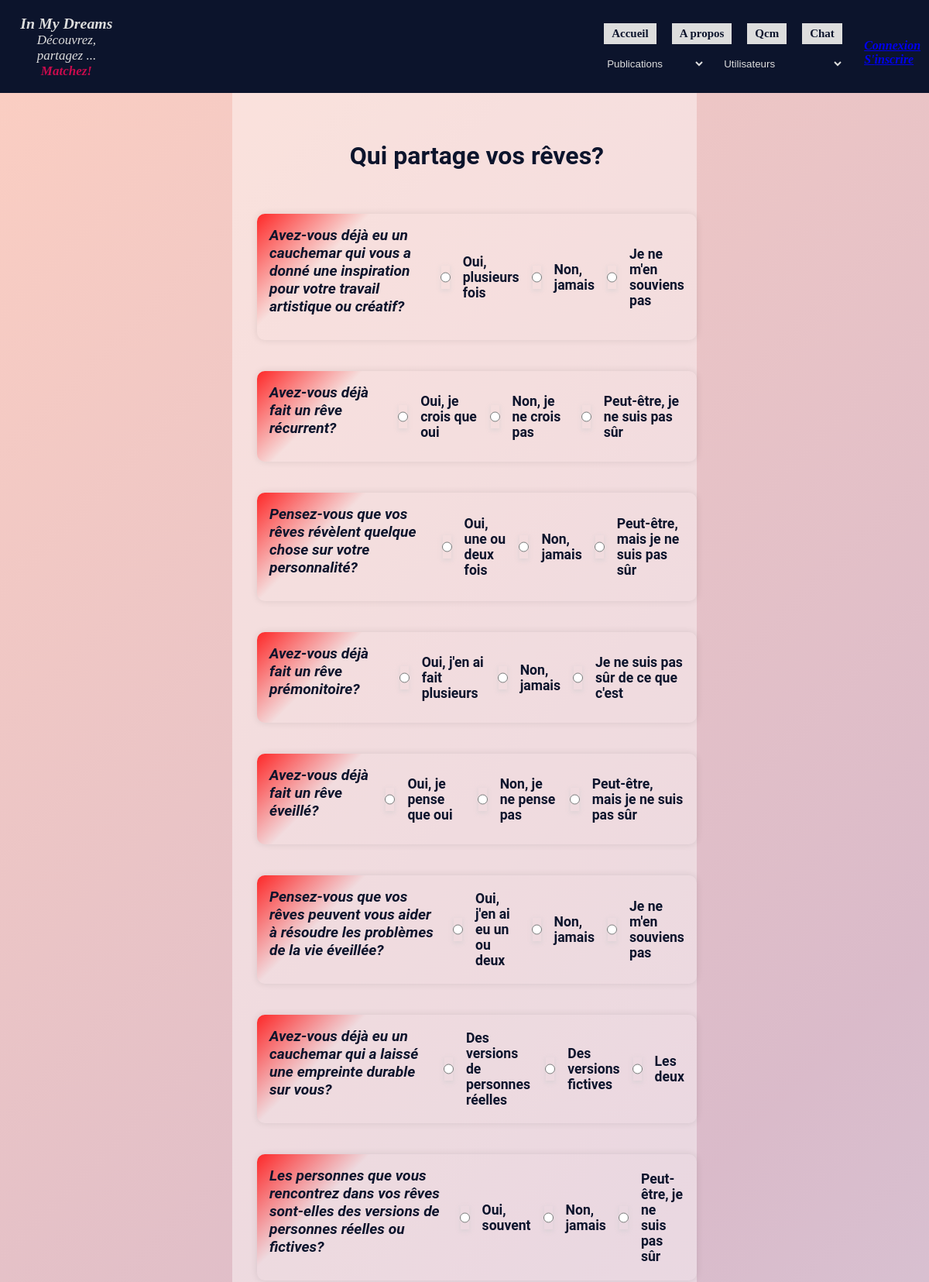
Screenshot of /index.php?page=qcm&action=view (upper part) with the database file from the repository.
### tables this page shows
CREATE TABLE `choix` (
  `id_choix` int(11) NOT NULL AUTO_INCREMENT,
  `Libelle_Choix` varchar(300) NOT NULL,
  `id_question` int(11) NOT NULL,
  PRIMARY KEY (`id_choix`),
  KEY `CHOIX_QUESTION_FK` (`id_question`),
  CONSTRAINT `CHOIX_QUESTION_FK` FOREIGN KEY (`id_question`) REFERENCES `question` (`id_question`)
);

CREATE TABLE `question` (
  `id_question` int(11) NOT NULL AUTO_INCREMENT,
  `Libelle_Question` varchar(500) NOT NULL,
  `id_qcm` int(11) NOT NULL,
  PRIMARY KEY (`id_question`),
  KEY `QUESTION_QCM_FK` (`id_qcm`),
  CONSTRAINT `QUESTION_QCM_FK` FOREIGN KEY (`id_qcm`) REFERENCES `qcm` (`id_qcm`)
);

### index.php (called while the page is built)
<?php
require_once 'routers.php';
?>

### dreams/models/Qcm.php (called while the page is built, shortened)
<?php
require_once  'Question.php';
require_once 'Choix.php';
class Qcm
{
private string $libelle_qcm;
private array $questions = [];
  public function __construct(int $id_qcm, string $libelle_qcm)
  {
    $this->libelle_qcm = $libelle_qcm;
  }
  public function getLibelleQcm(): string
  {
    return $this->libelle_qcm;
  }
  public function addQuestion(Question $question): void
  {
    $this->questions[] = $question;
  }
  public function getQuestions(): array
  {
    return $this->questions;
  }
}
?>

### dreams/models/Question.php (called while the page is built, shortened)
<?php
class Question
{
  private int $id_question;
  private string $libelle_question;
  private array $choix = [];
  public function __construct(int $id_question, string $libelle_question, int $id_qcm)
  {
    $this->id_question = $id_question;
    $this->libelle_question = $libelle_question;
  }
  public function getIdQuestion(): int
  {
    return $this->id_question;
  }
  public function getLibelleQuestion(): string
  {
    return $this->libelle_question;
  }
  public function addChoix(Choix $choix): void
  {
    $this->choix[] = $choix;
  }
  public function getChoix(): array
  {
    return $this->choix;
  }
}
?>

### dreams/dao/dao_qcm.php (called while the page is built, shortened)
<?php
require_once __DIR__ . '/../models/Qcm.php';
require_once __DIR__ . '/../models/Question.php';
require_once __DIR__ . '/../models/Choix.php';
function getQuestions() {
    $SQLQuery = 'SELECT c.id_choix, c.Libelle_Choix, c.id_question, q.Libelle_Question, q.id_qcm
    FROM CHOIX c
    JOIN QUESTION q ON c.id_question = q.id_question';
    $conn = getConnexion();
    $SQLStmt = $conn->prepare($SQLQuery);
    $SQLStmt->execute();
    $lesQuestions = array();
    foreach ($SQLStmt->fetchAll(PDO::FETCH_ASSOC) as $row) {
        $id_question = $row['id_question'];
        $libelle_question = $row['Libelle_Question'];
        if (!array_key_exists($id_question, $lesQuestions)) {
            $lesQuestions[$id_question] = new Question($id_question,$libelle_question, $row['id_qcm']);
        }
        $id_choix = $row['id_choix'];
        $libelle_choix = $row['Libelle_Choix'];
        $choix = new Choix($id_choix, $libelle_choix);
        $lesQuestions[$id_question]->addChoix($choix);
    }
    return $lesQuestions;
}
?>

### dreams/models/Choix.php (called while the page is built, shortened)
<?php
class Choix {
    private int $id_choix;
    private string $libelle_choix;
    public function __construct(int $id_choix, string $libelle_choix)
    {
        $this->id_choix = $id_choix;
        $this->libelle_choix = $libelle_choix;
    }
    public function getIdChoix(): int
    {
        return $this->id_choix;
    }
    public function getLibelleChoix(): string
    {
        return $this->libelle_choix;
    }
}

### dreams/views/qcm.phtml (the view, shortened to what this page needs)
<!DOCTYPE html>
<html lang="en">
<head>
    <link rel="stylesheet" href="https://cdnjs.cloudflare.com/ajax/libs/font-awesome/6.1.0/css/all.min.css">
    <link rel="stylesheet" href="/inmydreams/dreams/style/style.css">
</head>
<body>
    <header>
        <nav>
            <?php require_once __DIR__ . '/../partials/nav.phtml'; ?>
        </nav>
    </header>
        <main class="main-qcm">
            <div class="qcm-container">
                <?php if ($action !== 'match') { ?>
                <section class="section-qcm">
                    <form class="form_qcm" action="index.php?page=qcm&action=submit" method="POST">
                        <h1 class="h1_qcm"><?= $qcm->getLibelleQcm() ?></h1>
                            <?php foreach ($qcm->getQuestions() as $question) { ?>
                                <div class="question_choix-qcm">
                                <h3 class="libelle_question-qcm"><?= $question->getLibelleQuestion() ?></h3>
                                    <?php foreach ($question->getChoix() as $choix) { ?>
                                        <input class="radio_qcm" type="radio" id="<?= $choix->getIdChoix() ?>" name="question<?= $question->getIdQuestion() ?>" value="<?= $choix->getIdChoix() ?>">
                                        <label class="label_qcm  libelle_choix" for="<?= $choix->getIdChoix() ?>"><?= $choix->getLibelleChoix() ?></label>
                                    <?php } ?>
                                </div>
                            <?php } ?>
                    </form>
                </section>
                <?php } ?>
            </div>
        </main>
</body>
</html>

### dreams/style/style.css (style rules this page uses)
body, html, * { margin: 0; padding: 0; box-sizing: border-box; }
input { box-sizing: border-box; height: 1.5rem; width: 7rem; padding: 12.5px; outline: none; border: none; border-radius: 25px; box-shadow: 0 2px 5px rgba(202, 202, 205, 0.4); font-size: 10px; color: #0c142c; background-color: rgb(221, 221, 221);; transition: .4s; }
input:not(:placeholder-shown) { border-bottom: 6px solid #0c142c; height: 2rem; }
.qcm-container { display: flex; align-items: center; justify-content: center; min-height: calc(100vh - 100px); padding: 0; margin-top: 70px; background: linear-gradient(135deg, rgb(251, 206, 194) 0%, rgba(160, 79, 118, 0.39) 40%, #ced6ed 80%); }
.section-qcm { display: flex; flex-direction: column; align-items: center; padding: 2rem; }
.h1_qcm { text-align: center; font-size: 2rem; margin-top: 3rem; margin-bottom: 1rem; color: #0c142c; font-family: "Roboto", sans-serif; }
.form_qcm { display: grid; grid-template-columns: 1fr; gap: 2.5rem; width: 50vw; max-width: 800px; background-color: rgba(255, 255, 255, 0.418); padding: 2rem; border-radius: 10px; }
.question_choix-qcm { display: flex; flex-direction: row; align-items: center; gap: 1rem; padding: 1rem; border-radius: 10px; background: linear-gradient(-45deg, #0c142c00 80%, rgba(255, 9, 9, 0.856) 100%); box-shadow: 0px 0px 10px rgba(0, 0, 0, 0.1); transition: box-shadow 0.2s ease-in-out; font-weight: 700; }
.libelle_question-qcm { font-size: 1.2rem; font-weight: bold; margin-bottom: 1rem; color: #0c142c; font-family: "Roboto", sans-serif; font-style: italic; }
.radio_qcm { width: 20px; height: 20px; border-radius: 50%; border: 2px solid #000000; transition: border-color 0.2s ease-in-out, transform 0.2s ease-in-out; }
.libelle_choix { color: #0c142c; }
.label_qcm { font-size: 1.1rem; color: #0c142c; font-family: "Roboto", sans-serif; }

### rows the page displays
choix: id_question.Libelle_Question "Avez-vous déjà eu un cauchemar qui vous a donné une inspiration pour votre travail artistique ou créatif?", Libelle_Choix "Oui, plusieurs fois"
choix: Libelle_Choix "Non, jamais"
choix: Libelle_Choix "Je ne m'en souviens pas"
choix: id_question.Libelle_Question "Avez-vous déjà fait un rêve récurrent?", Libelle_Choix "Oui, je crois que oui"
choix: Libelle_Choix "Non, je ne crois pas"
choix: Libelle_Choix "Peut-être, je ne suis pas sûr"
choix: id_question.Libelle_Question "Pensez-vous que vos rêves révèlent quelque chose sur votre personnalité?", Libelle_Choix "Oui, une ou deux fois"
choix: Libelle_Choix "Non, jamais"
choix: Libelle_Choix "Peut-être, mais je ne suis pas sûr"
choix: id_question.Libelle_Question "Avez-vous déjà fait un rêve prémonitoire?", Libelle_Choix "Oui, j'en ai fait plusieurs"
choix: Libelle_Choix "Non, jamais"
choix: Libelle_Choix "Je ne suis pas sûr de ce que c'est"
choix: id_question.Libelle_Question "Avez-vous déjà fait un rêve éveillé?", Libelle_Choix "Oui, je pense que oui"
choix: Libelle_Choix "Non, je ne pense pas"
choix: Libelle_Choix "Peut-être, mais je ne suis pas sûr"
choix: id_question.Libelle_Question "Pensez-vous que vos rêves peuvent vous aider à résoudre les problèmes de la vie éveillée?", Libelle_Choix "Oui, j'en ai eu un ou deux"
choix: Libelle_Choix "Non, jamais"
choix: Libelle_Choix "Je ne m'en souviens pas"
choix: id_question.Libelle_Question "Avez-vous déjà eu un cauchemar qui a laissé une empreinte durable sur vous?", Libelle_Choix "Des versions de personnes réelles"
choix: Libelle_Choix "Des versions fictives"
choix: Libelle_Choix "Les deux"
choix: id_question.Libelle_Question "Les personnes que vous rencontrez dans vos rêves sont-elles des versions de personnes réelles ou fictives?", Libelle_Choix "Oui, souvent"
choix: Libelle_Choix "Non, jamais"
choix: Libelle_Choix "Peut-être, je ne suis pas sûr"

### other values shown
$qcm->getLibelleQcm() "Qui partage vos rêves?"
